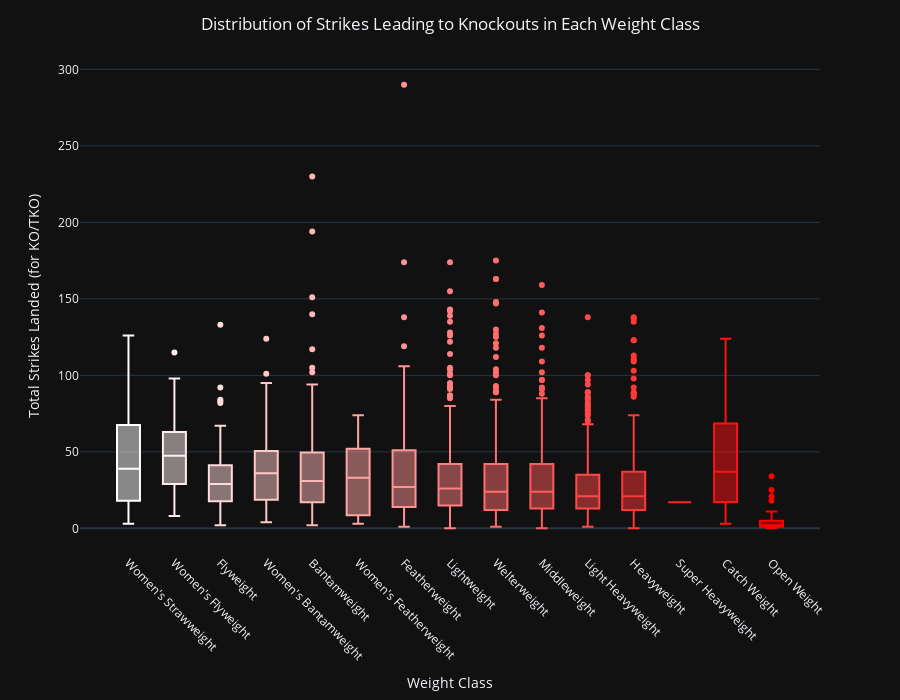

Write notebook code for a chart like this one.
### Markdown cell above
## 3. How many strikes does it take to knock fighters out, on average per weight class?

### Code cell
# Ensuring that the weight classes are in the correct order
weight_class_order = [
    "Women's Strawweight",
    "Women's Flyweight", 
    "Flyweight",
    "Women's Bantamweight",  
    "Bantamweight",
    "Women's Featherweight", 
    "Featherweight", 
    "Lightweight", 
    "Welterweight", 
    "Middleweight", 
    "Light Heavyweight", 
    "Heavyweight", 
    "Super Heavyweight",
    "Catch Weight",
    "Open Weight"
]

# Filtering dataset for fights that ended in a knockout
ko_fights = df.copy()[df['Method'].str.contains('KO/TKO')]

# For knockouts, consider the total strikes landed by the winner until the knockout
ko_fights['Total_Strikes_Landed'] = ko_fights.apply(lambda row: row['Fighter_1_STR'] if row['Winner'] == row['Fighter 1'] else row['Fighter_2_STR'], axis=1)

# Create a numerical column for weight classes
weight_class_mapping = {wc: i for i, wc in enumerate(weight_class_order)}
ko_fights['Weight_Class_Num'] = ko_fights['Weight_Class'].map(weight_class_mapping)

# Generate gradient colors based on the weight classes
ko_fights['Color'] = get_gradient_colors(ko_fights, 'Weight_Class_Num', color_start=(0, 0, 1), color_end=(0, 1, 1))  # Red to Gold gradient

# Creating a box plot with Plotly
fig = px.box(ko_fights, 
             x='Weight_Class', 
             y='Total_Strikes_Landed', 
             color='Color',
             color_discrete_map="identity",  # Use the colors as they are in the gradient
             category_orders={'Weight_Class': weight_class_order})  # Ordering the weight classes

# Customizing the layout
fig.update_layout(title='Distribution of Strikes Leading to Knockouts in Each Weight Class',
                  xaxis_title='Weight Class',
                  yaxis_title='Total Strikes Landed (for KO/TKO)', template='plotly_dark', title_x=0.5, height=700,
                  #boxmode='group',  # Group boxes of the same location
                  boxgap=0.00001  # Smaller gap between boxes for thicker appearance)
)

# Rotating the x-axis labels for better readability
fig.update_xaxes(tickangle=45)
fig.update_traces(width=0.5)

# Show the plot
fig.show()

### Figure 1 — Plotly figure (JSON) as saved in the notebook; plotly's stock layout.template omitted (floating-point values rounded to 4 significant figures; data arrays with more than 128 entries replaced by an {"elided": "..."} marker saying what was removed)
{"data": [{"alignmentgroup": "True", "hovertemplate": "Weight_Class=%{x}<br>Total_Strikes_Landed=%{y}<extra></extra>", "legendgroup": "", "marker": {"color": "rgb(255, 128, 128)"}, "name": "", "notched": false, "offsetgroup": "", "orientation": "v", "showlegend": false, "type": "box", "width": 0.5, "x": {"elided": "371 str values"}, "x0": " ", "xaxis": "x", "y": {"elided": "371 int values"}, "y0": " ", "yaxis": "y"}, {"alignmentgroup": "True", "hovertemplate": "Weight_Class=%{x}<br>Total_Strikes_Landed=%{y}<extra></extra>", "legendgroup": "", "marker": {"color": "rgb(255, 91, 91)"}, "name": "", "notched": false, "offsetgroup": "", "orientation": "v", "showlegend": false, "type": "box", "width": 0.5, "x": {"elided": "375 str values"}, "x0": " ", "xaxis": "x", "y": {"elided": "375 int values"}, "y0": " ", "yaxis": "y"}, {"alignmentgroup": "True", "hovertemplate": "Weight_Class=%{x}<br>Total_Strikes_Landed=%{y}<extra></extra>", "legendgroup": "", "marker": {"color": "rgb(255, 73, 73)"}, "name": "", "notched": false, "offsetgroup": "", "orientation": "v", "showlegend": false, "type": "box", "width": 0.5, "x": {"elided": "290 str values"}, "x0": " ", "xaxis": "x", "y": {"elided": "290 int values"}, "y0": " ", "yaxis": "y"}, {"alignmentgroup": "True", "hovertemplate": "Weight_Class=%{x}<br>Total_Strikes_Landed=%{y}<extra></extra>", "legendgroup": "", "marker": {"color": "rgb(255, 255, 255)"}, "name": "", "notched": false, "offsetgroup": "", "orientation": "v", "showlegend": false, "type": "box", "width": 0.5, "x": ["Women's Strawweight", "Women's Strawweight", "Women's Strawweight", "Women's Strawweight", "Women's Strawweight", "Women's Strawweight", "Women's Strawweight", "Women's Strawweight", "Women's Strawweight", "Women's Strawweight", "Women's Strawweight", "Women's Strawweight", "Women's Strawweight", "Women's Strawweight", "Women's Strawweight", "Women's Strawweight", "Women's Strawweight", "Women's Strawweight", "Women's Strawweight", "Women's Strawweight", "Women's Strawweight", "Women's Strawweight", "Women's Strawweight", "Women's Strawweight", "Women's Strawweight", "Women's Strawweight", "Women's Strawweight", "Women's Strawweight", "Women's Strawweight", "Women's Strawweight", "Women's Strawweight", "Women's Strawweight", "Women's Strawweight", "Women's Strawweight", "Women's Strawweight", "Women's Strawweight", "Women's Strawweight", "Women's Strawweight", "Women's Strawweight", "Women's Strawweight"], "x0": " ", "xaxis": "x", "y": [87, 53, 57, 70, 86, 3, 17, 26, 54, 67, 29, 11, 69, 8, 43, 11, 7, 36, 27, 5, 24, 29, 15, 52, 70, 92, 29, 47, 68, 38, 82, 9, 40, 15, 25, 19, 117, 126, 53, 61], "y0": " ", "yaxis": "y"}, {"alignmentgroup": "True", "hovertemplate": "Weight_Class=%{x}<br>Total_Strikes_Landed=%{y}<extra></extra>", "legendgroup": "", "marker": {"color": "rgb(255, 146, 146)"}, "name": "", "notched": false, "offsetgroup": "", "orientation": "v", "showlegend": false, "type": "box", "width": 0.5, "x": {"elided": "191 str values"}, "x0": " ", "xaxis": "x", "y": {"elided": "191 int values"}, "y0": " ", "yaxis": "y"}, {"alignmentgroup": "True", "hovertemplate": "Weight_Class=%{x}<br>Total_Strikes_Landed=%{y}<extra></extra>", "legendgroup": "", "marker": {"color": "rgb(255, 55, 55)"}, "name": "", "notched": false, "offsetgroup": "", "orientation": "v", "showlegend": false, "type": "box", "width": 0.5, "x": {"elided": "362 str values"}, "x0": " ", "xaxis": "x", "y": {"elided": "362 int values"}, "y0": " ", "yaxis": "y"}, {"alignmentgroup": "True", "hovertemplate": "Weight_Class=%{x}<br>Total_Strikes_Landed=%{y}<extra></extra>", "legendgroup": "", "marker": {"color": "rgb(255, 109, 109)"}, "name": "", "notched": false, "offsetgroup": "", "orientation": "v", "showlegend": false, "type": "box", "width": 0.5, "x": {"elided": "402 str values"}, "x0": " ", "xaxis": "x", "y": {"elided": "402 int values"}, "y0": " ", "yaxis": "y"}, {"alignmentgroup": "True", "hovertemplate": "Weight_Class=%{x}<br>Total_Strikes_Landed=%{y}<extra></extra>", "legendgroup": "", "marker": {"color": "rgb(255, 18, 18)"}, "name": "", "notched": false, "offsetgroup": "", "orientation": "v", "showlegend": false, "type": "box", "width": 0.5, "x": ["Catch Weight", "Catch Weight", "Catch Weight", "Catch Weight", "Catch Weight", "Catch Weight", "Catch Weight", "Catch Weight", "Catch Weight", "Catch Weight", "Catch Weight", "Catch Weight", "Catch Weight", "Catch Weight", "Catch Weight", "Catch Weight", "Catch Weight", "Catch Weight", "Catch Weight"], "x0": " ", "xaxis": "x", "y": [16, 66, 69, 38, 37, 3, 14, 34, 94, 67, 84, 26, 75, 11, 47, 124, 21, 9, 32], "y0": " ", "yaxis": "y"}, {"alignmentgroup": "True", "hovertemplate": "Weight_Class=%{x}<br>Total_Strikes_Landed=%{y}<extra></extra>", "legendgroup": "", "marker": {"color": "rgb(255, 182, 182)"}, "name": "", "notched": false, "offsetgroup": "", "orientation": "v", "showlegend": false, "type": "box", "width": 0.5, "x": {"elided": "177 str values"}, "x0": " ", "xaxis": "x", "y": {"elided": "177 int values"}, "y0": " ", "yaxis": "y"}, {"alignmentgroup": "True", "hovertemplate": "Weight_Class=%{x}<br>Total_Strikes_Landed=%{y}<extra></extra>", "legendgroup": "", "marker": {"color": "rgb(255, 219, 219)"}, "name": "", "notched": false, "offsetgroup": "", "orientation": "v", "showlegend": false, "type": "box", "width": 0.5, "x": ["Flyweight", "Flyweight", "Flyweight", "Flyweight", "Flyweight", "Flyweight", "Flyweight", "Flyweight", "Flyweight", "Flyweight", "Flyweight", "Flyweight", "Flyweight", "Flyweight", "Flyweight", "Flyweight", "Flyweight", "Flyweight", "Flyweight", "Flyweight", "Flyweight", "Flyweight", "Flyweight", "Flyweight", "Flyweight", "Flyweight", "Flyweight", "Flyweight", "Flyweight", "Flyweight", "Flyweight", "Flyweight", "Flyweight", "Flyweight", "Flyweight", "Flyweight", "Flyweight", "Flyweight", "Flyweight", "Flyweight", "Flyweight", "Flyweight", "Flyweight", "Flyweight", "Flyweight", "Flyweight", "Flyweight", "Flyweight", "Flyweight", "Flyweight", "Flyweight", "Flyweight", "Flyweight", "Flyweight", "Flyweight", "Flyweight", "Flyweight", "Flyweight", "Flyweight", "Flyweight", "Flyweight", "Flyweight", "Flyweight", "Flyweight", "Flyweight", "Flyweight", "Flyweight", "Flyweight", "Flyweight", "Flyweight", "Flyweight", "Flyweight", "Flyweight"], "x0": " ", "xaxis": "x", "y": [29, 2, 65, 13, 83, 10, 14, 48, 34, 37, 32, 58, 13, 58, 23, 7, 3, 23, 53, 47, 19, 6, 37, 13, 9, 16, 29, 25, 54, 34, 8, 50, 23, 18, 35, 29, 84, 8, 22, 31, 45, 8, 34, 8, 17, 32, 82, 21, 40, 3, 92, 19, 27, 20, 28, 67, 31, 133, 27, 7, 27, 55, 31, 28, 54, 20, 38, 22, 36, 57, 33, 34, 18], "y0": " ", "yaxis": "y"}, {"alignmentgroup": "True", "hovertemplate": "Weight_Class=%{x}<br>Total_Strikes_Landed=%{y}<extra></extra>", "legendgroup": "", "marker": {"color": "rgb(255, 237, 237)"}, "name": "", "notched": false, "offsetgroup": "", "orientation": "v", "showlegend": false, "type": "box", "width": 0.5, "x": ["Women's Flyweight", "Women's Flyweight", "Women's Flyweight", "Women's Flyweight", "Women's Flyweight", "Women's Flyweight", "Women's Flyweight", "Women's Flyweight", "Women's Flyweight", "Women's Flyweight", "Women's Flyweight", "Women's Flyweight", "Women's Flyweight", "Women's Flyweight", "Women's Flyweight", "Women's Flyweight", "Women's Flyweight", "Women's Flyweight", "Women's Flyweight", "Women's Flyweight", "Women's Flyweight", "Women's Flyweight", "Women's Flyweight", "Women's Flyweight", "Women's Flyweight", "Women's Flyweight", "Women's Flyweight", "Women's Flyweight", "Women's Flyweight", "Women's Flyweight", "Women's Flyweight", "Women's Flyweight", "Women's Flyweight", "Women's Flyweight", "Women's Flyweight", "Women's Flyweight", "Women's Flyweight", "Women's Flyweight"], "x0": " ", "xaxis": "x", "y": [47, 63, 81, 20, 45, 54, 24, 49, 85, 17, 84, 52, 98, 48, 70, 22, 29, 84, 36, 32, 49, 53, 72, 39, 49, 28, 24, 8, 40, 34, 80, 24, 29, 8, 55, 51, 34, 115], "y0": " ", "yaxis": "y"}, {"alignmentgroup": "True", "hovertemplate": "Weight_Class=%{x}<br>Total_Strikes_Landed=%{y}<extra></extra>", "legendgroup": "", "marker": {"color": "rgb(255, 200, 200)"}, "name": "", "notched": false, "offsetgroup": "", "orientation": "v", "showlegend": false, "type": "box", "width": 0.5, "x": ["Women's Bantamweight", "Women's Bantamweight", "Women's Bantamweight", "Women's Bantamweight", "Women's Bantamweight", "Women's Bantamweight", "Women's Bantamweight", "Women's Bantamweight", "Women's Bantamweight", "Women's Bantamweight", "Women's Bantamweight", "Women's Bantamweight", "Women's Bantamweight", "Women's Bantamweight", "Women's Bantamweight", "Women's Bantamweight", "Women's Bantamweight", "Women's Bantamweight", "Women's Bantamweight", "Women's Bantamweight", "Women's Bantamweight", "Women's Bantamweight", "Women's Bantamweight", "Women's Bantamweight", "Women's Bantamweight", "Women's Bantamweight", "Women's Bantamweight", "Women's Bantamweight", "Women's Bantamweight", "Women's Bantamweight", "Women's Bantamweight", "Women's Bantamweight", "Women's Bantamweight", "Women's Bantamweight", "Women's Bantamweight", "Women's Bantamweight", "Women's Bantamweight", "Women's Bantamweight", "Women's Bantamweight", "Women's Bantamweight", "Women's Bantamweight", "Women's Bantamweight", "Women's Bantamweight", "Women's Bantamweight", "Women's Bantamweight"], "x0": " ", "xaxis": "x", "y": [17, 39, 20, 29, 52, 65, 37, 76, 11, 26, 47, 44, 4, 17, 61, 43, 25, 50, 124, 26, 57, 101, 25, 27, 48, 73, 18, 95, 38, 19, 37, 15, 29, 80, 40, 68, 36, 14, 14, 33, 14, 10, 50, 8, 35], "y0": " ", "yaxis": "y"}, {"alignmentgroup": "True", "hovertemplate": "Weight_Class=%{x}<br>Total_Strikes_Landed=%{y}<extra></extra>", "legendgroup": "", "marker": {"color": "rgb(255, 164, 164)"}, "name": "", "notched": false, "offsetgroup": "", "orientation": "v", "showlegend": false, "type": "box", "width": 0.5, "x": ["Women's Featherweight", "Women's Featherweight", "Women's Featherweight", "Women's Featherweight", "Women's Featherweight", "Women's Featherweight", "Women's Featherweight"], "x0": " ", "xaxis": "x", "y": [56, 40, 7, 13, 3, 33, 74], "y0": " ", "yaxis": "y"}, {"alignmentgroup": "True", "hovertemplate": "Weight_Class=%{x}<br>Total_Strikes_Landed=%{y}<extra></extra>", "legendgroup": "", "marker": {"color": "rgb(255, 36, 36)"}, "name": "", "notched": false, "offsetgroup": "", "orientation": "v", "showlegend": false, "type": "box", "width": 0.5, "x": ["Super Heavyweight"], "x0": " ", "xaxis": "x", "y": [17], "y0": " ", "yaxis": "y"}, {"alignmentgroup": "True", "hovertemplate": "Weight_Class=%{x}<br>Total_Strikes_Landed=%{y}<extra></extra>", "legendgroup": "", "marker": {"color": "rgb(255, 0, 0)"}, "name": "", "notched": false, "offsetgroup": "", "orientation": "v", "showlegend": false, "type": "box", "width": 0.5, "x": ["Open Weight", "Open Weight", "Open Weight", "Open Weight", "Open Weight", "Open Weight", "Open Weight", "Open Weight", "Open Weight", "Open Weight", "Open Weight", "Open Weight", "Open Weight", "Open Weight", "Open Weight", "Open Weight", "Open Weight", "Open Weight", "Open Weight", "Open Weight", "Open Weight", "Open Weight", "Open Weight", "Open Weight", "Open Weight", "Open Weight", "Open Weight", "Open Weight", "Open Weight", "Open Weight", "Open Weight", "Open Weight", "Open Weight", "Open Weight", "Open Weight", "Open Weight", "Open Weight", "Open Weight", "Open Weight", "Open Weight", "Open Weight", "Open Weight", "Open Weight", "Open Weight", "Open Weight"], "x0": " ", "xaxis": "x", "y": [18, 2, 21, 5, 3, 0, 1, 11, 5, 25, 3, 2, 3, 2, 1, 1, 0, 1, 4, 2, 1, 0, 8, 1, 10, 4, 0, 1, 9, 0, 0, 0, 2, 0, 0, 9, 2, 3, 1, 34, 1, 7, 0, 2, 4], "y0": " ", "yaxis": "y"}], "layout": {"boxgap": 1e-05, "boxmode": "group", "height": 700, "legend": {"tracegroupgap": 0}, "margin": {"t": 60}, "title": {"text": "Distribution of Strikes Leading to Knockouts in Each Weight Class", "x": 0.5}, "xaxis": {"anchor": "y", "categoryarray": ["Women's Strawweight", "Women's Flyweight", "Flyweight", "Women's Bantamweight", "Bantamweight", "Women's Featherweight", "Featherweight", "Lightweight", "Welterweight", "Middleweight", "Light Heavyweight", "Heavyweight", "Super Heavyweight", "Catch Weight", "Open Weight"], "categoryorder": "array", "domain": [0, 1], "tickangle": 45, "title": {"text": "Weight Class"}}, "yaxis": {"anchor": "x", "domain": [0, 1], "title": {"text": "Total Strikes Landed (for KO/TKO)"}}}}
